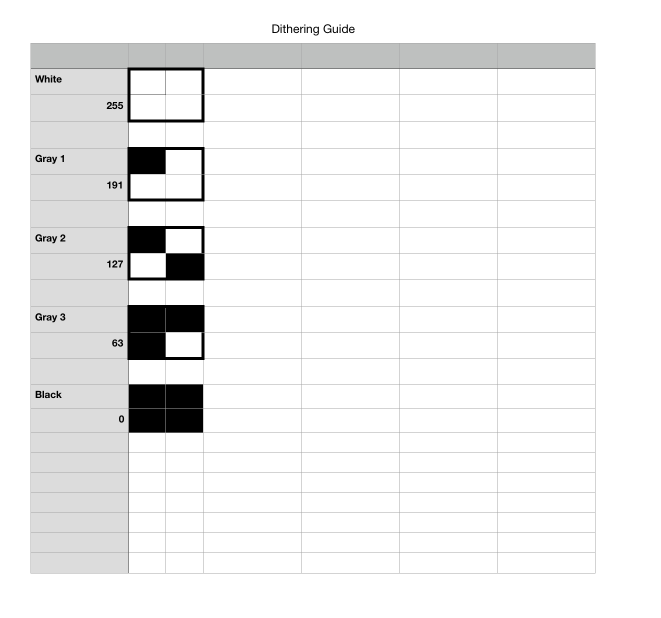
#> input picture scale_guide.png, 1322 x 1236 px (shown at 1/2 size)
$ python dithering.py scale_guide.png
#> lines starting #> are read from the running program, lines starting #| are printed output that depends on the picture; after the words box and inside, x2 and y2 are one past the last pixel; in counts of white or black regions, pixels touching at a corner belong together
from PIL import Image
from statistics import mean
from pathlib import Path
from tqdm import tqdm
import sys
import os

# Get input image from command start
image_PATH = None
for i in sys.argv[1:]:
	try:
		im = Image.open(i).convert("LA")
		image_PATH = i
	except OSError:
		pass

# Get output name from command start
if '-o' in sys.argv[1:]:
	fileName = sys.argv[sys.argv[1:].index('-o') + 2]
	if not fileName.endswith('.png'):
		fileName += '.png'
else:
	fileName = None

# Get input image if none given yet
if not image_PATH:
	image_PATH = input("\n\tDrag file here: ").strip()
	im = Image.open(image_PATH).convert("LA")

# Check for user size in
if "--match" in sys.argv:
	im = im.resize((int(im.size[0] / 2), int(im.size[1] / 2)))

# Convert image to raw RGB
rawdata = [x[0] for x in list(im.getdata())]
#> rawdata = 1633992 items

# Configurations for dithering patterns
# Based on outline in evample_images/scale_guide.png
black = 0
white = 1
dithers = {
	0: [[black] * 2] * 2,
	63: [[black, black], [black, white]],
	127: [[black, white], [white, black]],
	191: [[black, white], [white, white]],
	255: [[white] * 2] * 2
}

straight_options = list(dithers.keys())

MIN = int(min(rawdata))
#> MIN = 0
MAX = int(max(rawdata))
#> MAX = 255
MID = int(mean([MIN, MAX]))
#> MID = 127

intervals = [MIN, int(mean([MIN, MID])), MID, int(mean([MID, MAX])), MAX]
#> intervals = [0, 63, 127, 191, 255]
seg_distances = []
for i in range(len(intervals) - 1):
	seg_distances.append(intervals[i + 1] - intervals[i])
#> this loop made 4 passes
#> after the loop, seg_distances = [63, 64, 64, 64]
min_jump_distance = min(seg_distances)
#> min_jump_distance = 63

greys = []
print("\nRounding grayscale values to pattern keys...")
for avg in tqdm(rawdata):
	distances = {}
	for seg in intervals:
		distances[abs(avg - seg)] = seg

	closest_fit = distances[min(distances)]
	selection = straight_options[intervals.index(closest_fit)]
	greys.append(selection)
#> after the loop, greys = 1633992 items


ditheredOut = []
newOne = []
newTwo = []
print("\nMaking patterns into new image...")
for ind, val in tqdm(enumerate(greys)):
	# If at end of row then reset
	if ind % im.size[0] == 0:
		ditheredOut += (newOne + newTwo)
		newOne = []
		newTwo = []
	newOne += (dithers[val][0])
	newTwo += (dithers[val][1])
#> this loop made 1633992 passes
#> newTwo on passes 1 to 3: [1, 1], [1, 1, 1, 1], [1, 1, 1, 1, 1, 1]
#> after the loop, ditheredOut = 6530680 items

newRes = (im.size[0] * 2, im.size[1] * 2)
#> newRes = (2644, 2472)
newIm = Image.new("1", newRes)
#> newIm: PIL image 2644x2472 1; every value is 0
newIm.putdata(ditheredOut)
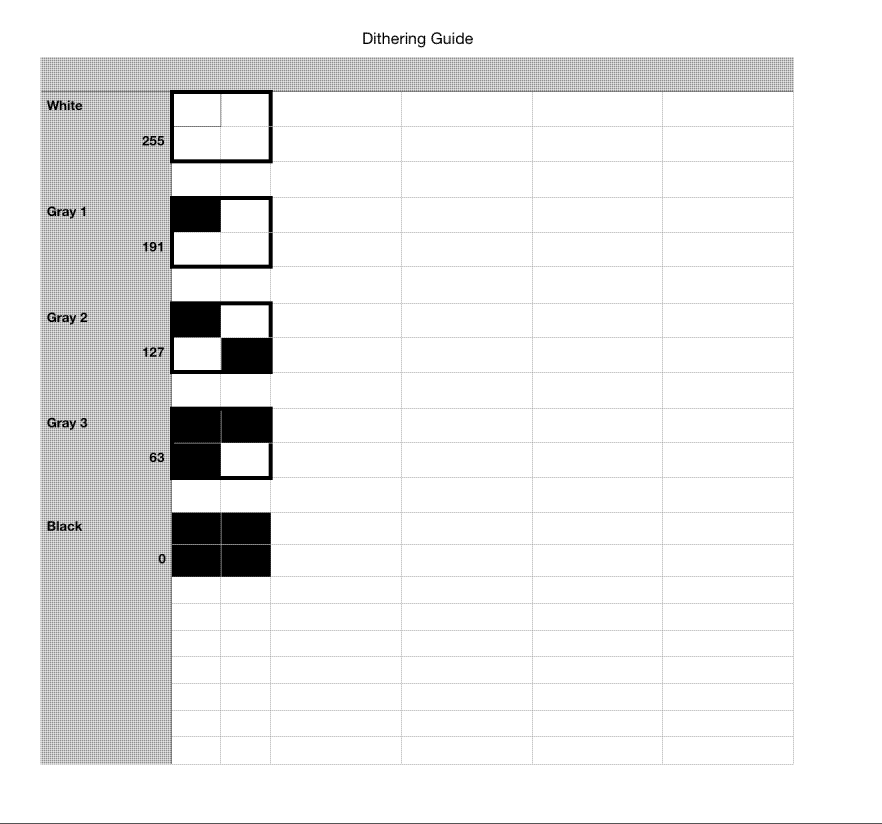
#> newIm: PIL image 2644x2472 1 (shown at 1/3 size); 92.6% white; 272615 black regions (272562 under 20 px), largest, box (x1, y1, x2, y2) and area: (124, 270, 2381, 2293) 163214, (664, 1634, 813, 1731) 14331, (664, 1538, 813, 1633) 14034

if not fileName:
	fileName = input("\n\tWhat do you want to name the output file?: ")
#> the answer given: out.png
	if not fileName.endswith('.png'):
		fileName += '.png'
print(f"Filename: {fileName}")
savePath = os.getcwd() + '/' + fileName
newIm.save(savePath)
print(f"\nImage saved to: {savePath}")
